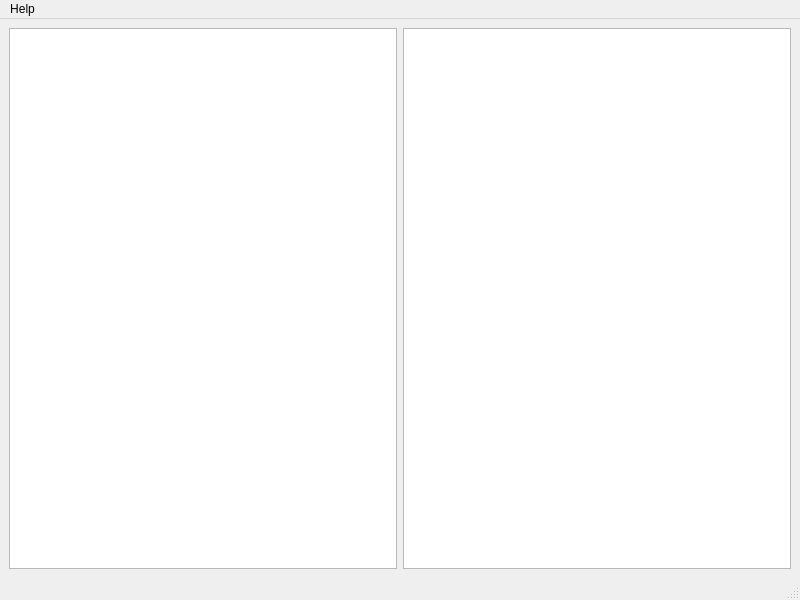
<?xml version="1.0" encoding="UTF-8"?>
<ui version="4.0">
 <class>MainWindow</class>
 <widget class="QMainWindow" name="MainWindow">
  <property name="geometry">
   <rect>
    <x>0</x>
    <y>0</y>
    <width>800</width>
    <height>600</height>
   </rect>
  </property>
  <property name="windowTitle">
   <string>MainWindow</string>
  </property>
  <widget class="QWidget" name="centralwidget">
   <layout class="QHBoxLayout" name="horizontalLayout">
    <item>
     <widget class="QPlainTextEdit" name="plainTextEdit"/>
    </item>
    <item>
     <widget class="QTextBrowser" name="textBrowser"/>
    </item>
   </layout>
  </widget>
  <widget class="QMenuBar" name="menubar">
   <property name="geometry">
    <rect>
     <x>0</x>
     <y>0</y>
     <width>800</width>
     <height>21</height>
    </rect>
   </property>
   <widget class="QMenu" name="menuHelp">
    <property name="title">
     <string>Help</string>
    </property>
   </widget>
   <addaction name="menuHelp"/>
  </widget>
  <widget class="QStatusBar" name="statusbar"/>
 </widget>
 <resources/>
 <connections/>
</ui>
